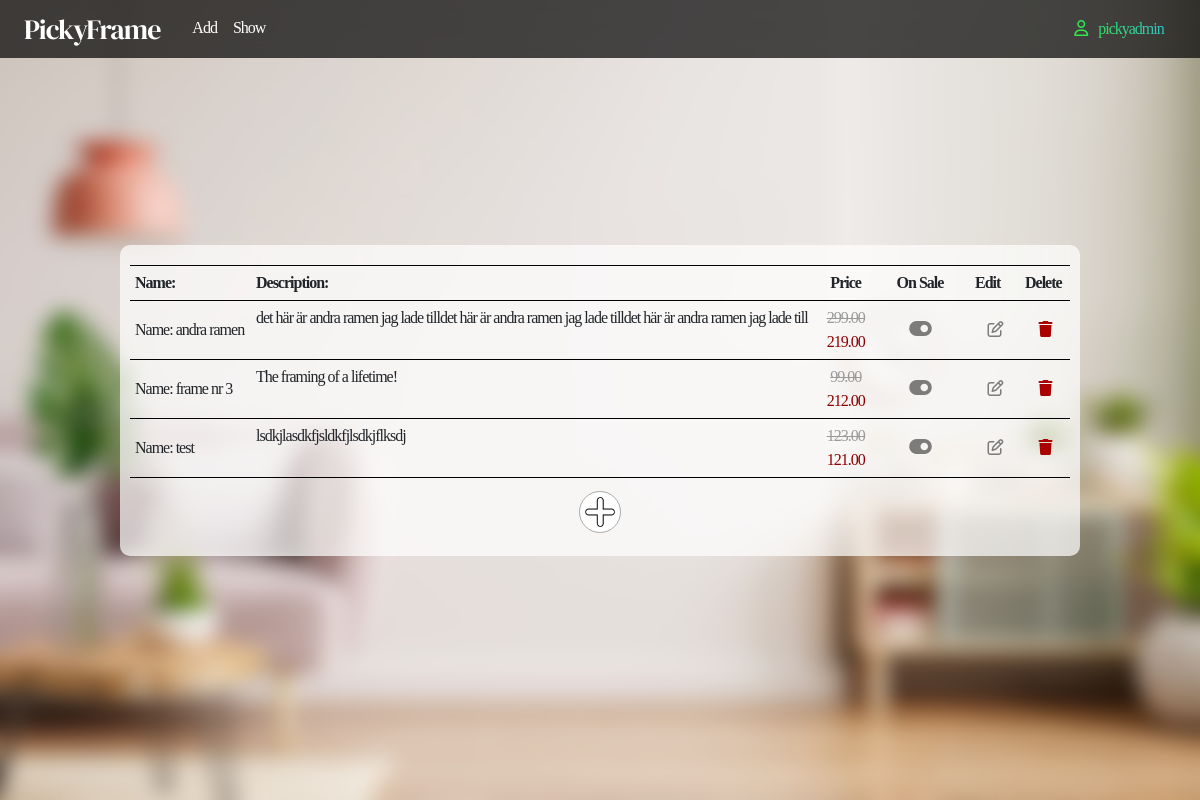
Before: /show (signed in) with the older database file.
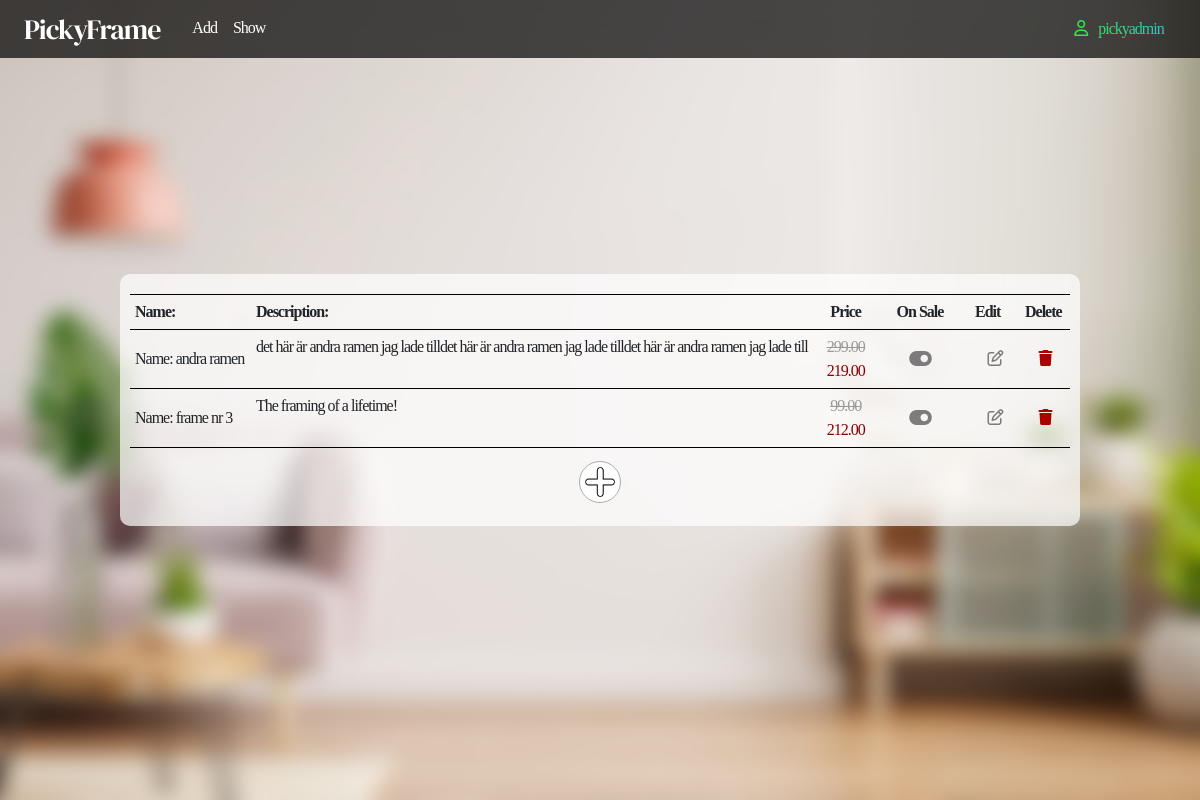
After: the same page with the newer database file.
### productsadmin/models.py (models this page shows, shortened)
class Product(models.Model):
    name = models.CharField(max_length=30, null=False, blank=False)
    price = models.DecimalField(null=False, blank=False, max_digits=5, decimal_places=2)
    desc = models.CharField(max_length=300, null=False, blank=False)
    pic = models.CharField(max_length=30, null=False, blank=False, default='pic.jpg')
    sale = models.BooleanField(null=False, blank=False, default=False)
    sale_price = models.DecimalField(null=False, blank=False, max_digits=5, decimal_places=2)
    likes = models.ManyToManyField(User, related_name="likes", blank=True)

### productsadmin/views.py (the view)
# urls.py: path('show', views.show, name='show'),
def show(request):
    if request.user.is_superuser:
        products = Product.objects.all().order_by('id')
        context = {
            'products': products
        }
        return render(request, 'admin/show_prod.html', context)
    else:
        messages.warning(request, "You are not authorized for this")
        return redirect('show_prod')

### productsadmin/templates/admin/show_prod.html (shortened to what this page needs)
{% extends "admin/admin.html" %}
{% load static %}
{% block content %}
<article class="article">
    <table>
        <tr>
            <td colspan="6">
            </td>
        </tr>
        <tr>
            <th>Name: </th>
            <th class="d-none d-sm-none d-md-block d-lg-block">Description:</th>
            <th style="text-align: center;">Price</th>
            <th style="text-align: center;width: 100px;">On Sale</th>
            <th style="width: 50px;">Edit</th>
            <th style="width: 50px;">Delete</th>
        </tr>
        {% for product in products %}
        <tr>
            <td>Name: {{product.name}}</td>
            <td class="d-none d-sm-none d-md-block d-lg-block">{{ product.desc}}</td>
            <td style="80px; text-align: center;">
                {% if product.sale == True %}
                    <strike class="mute">{{ product.price }}</strike>
                    <p style="color: darkred; margin: 0;">{{ product.sale_price }}</p>
                {% endif %}
            </td>
            <td style="text-align: center;"><a href="/toggle/{{ product.id }}">
                {% if product.sale == True %}
                <i class="fa-solid fa-toggle-on fa-lg"></i>
                {% else %}
                <i class="fa-solid fa-toggle-off fa-lg"></i>
                {% endif %}
                </a>
            </td>
            <td style="text-align: center;"><a href="/edit/{{ product.id }}"><i class="fa-regular fa-pen-to-square"></i></a></td>
            <td style="text-align: center;">
                <details>
                    <summary><i class="fa-solid fa-trash" style="color: #aa0000;"></i></summary>
                </details>
            </td>
        </tr>
        {% empty %}
            <tr>
                <td>
                    There are no products yet
                </td>
            </tr>
        {% endfor %}
            <tr class="noborder">
                <td colspan="6">
                    <button class="btn link-btn centered my-2 add"><a href="/add"><img class="icon_add" src="{% static  'img/' %}plus.png"></a></button>
                </td>
            </tr>
    </table>
</article>
{% endblock %}

Changed rows visible on the page:
removed Product: name "test", desc "lsdkjlasdkfjsldkfjlsdkjflksdj", price "123.00", sale_price "121.00", sale True (drawn)
